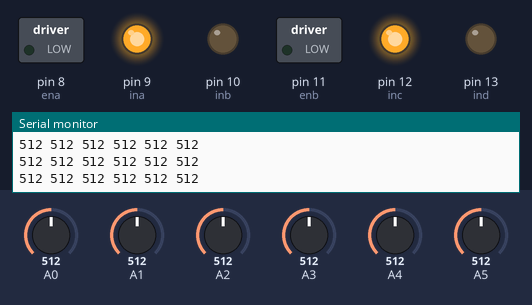
Bench run of a sketch on a simulated Arduino Uno, built with avr-gcc and run on an emulated ATmega328P. On the bench: switched loads named in the sketch (green lamp = pin HIGH), output pins drawn as LEDs (lit = HIGH), the last lines printed to the serial monitor. The test bench sets the inputs (shaded band); at power-on: A0 = 512, A3 = 512, A1 = 512, A2 = 512, A4 = 512, A5 = 512.

Above: at 1.2 s.
1.3 s: A0 set to 311
4.3 s: A0 set to 290
At 5.4 s:
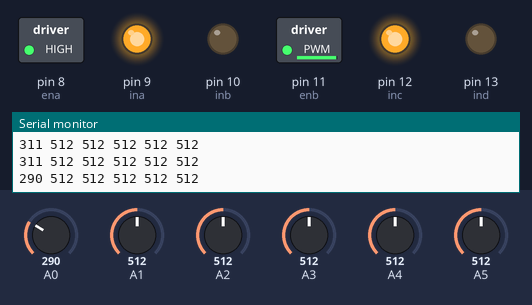
5.8 s: A3 set to 308
7.3 s: A3 set to 282
At 7.9 s:
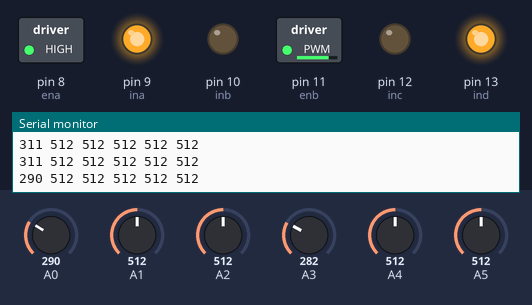
8.8 s: A3 set to 306
At 10.0 s:
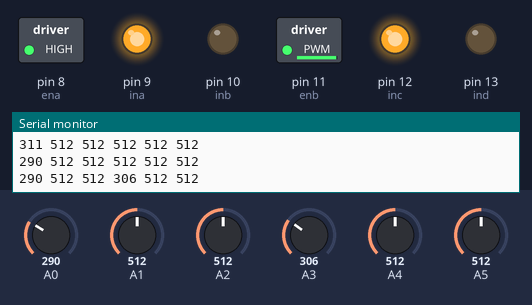
10.3 s: A3 set to 30
At 11.4 s:
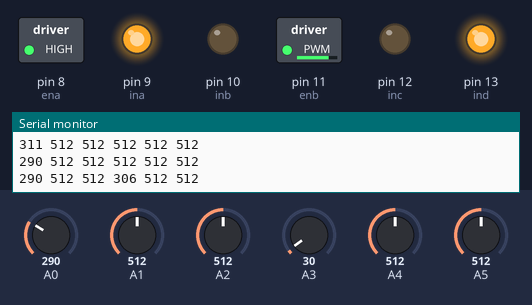
Timing chart, 0 to 12.8 s (numbered marks = the images above; inputs shaded):
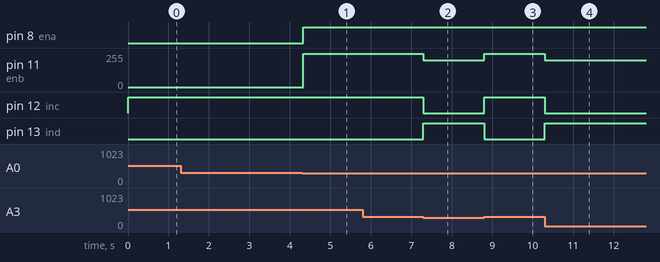

The sketch:

motor.ino
```cpp
int ena = 8, ina = 9, inb = 10;
int enb = 11, inc = 12, ind = 13;

//int ena = 10, ina = 9, inb =8 ;
//int enb = 7, inc = 6, ind = 5;
int s1_check, s2_check, s3_check, s4_check, s5_check, s6_check, avg = 300;


void setup() {
  // put your setup code here, to run once:

  Serial.begin(9600);

  pinMode(ena,OUTPUT);
  pinMode(ina,OUTPUT);
  pinMode(inb,OUTPUT);

  pinMode(enb,OUTPUT);
  pinMode(inc,OUTPUT);
  pinMode(ind,OUTPUT);

  motor_run(0,0);
}

void loop() {
 sensor_read();
  test_value();
 //For Straight Line-right
  if (s1_check == 0 && s2_check == 0 && s3_check == 1 && s4_check == 1 && s5_check == 0 && s6_check == 0)//only Straight
  {
    motor_run(250, 250);
   // delay(20);
  }
  else if (s1_check == 0 && s2_check == 0 && s3_check == 1 && s4_check == 0 && s5_check == 0 && s6_check == 0)
    motor_run(180, 250);//200,250


  //For Straight Line-Left

   else if (s1_check == 0 && s2_check == 0 && s3_check == 0 && s4_check == 1 && s5_check == 0 && s6_check == 0)
    motor_run(250, 180);//250,200


  //For Right-L Turn

   else if (s1_check == 1 && s2_check == 1 && s3_check == 1 && s4_check == 1 && s5_check == 0 && s6_check == 0)
  {
    sensor_read();
    while(s3_check==1)
    {
      motor_run(250,250);
      sensor_read();
    }
    sensor_read();
    while(s3_check!=1)
    {
      motor_run(-200,250);
      sensor_read();
    }
  }
   else if (s1_check == 1 && s2_check == 1 && s3_check == 1 && s4_check == 1 && s5_check == 1 && s6_check == 0)
  {
    sensor_read();
    while(s3_check==1)
    {
      motor_run(250,250);
      sensor_read();
    }
    sensor_read();
    while(s3_check!=1)
    {
      motor_run(-200,250);
      sensor_read();
    }
  }

  else if (s1_check == 1 && s2_check == 1 && s3_check == 1 && s4_check == 0 && s5_check == 0 && s6_check == 0)
  {
    sensor_read();
    while(s3_check==1)
    {
      motor_run(250,250);
      sensor_read();
    }
    sensor_read();
    while(s3_check!=1)
    {
      motor_run(-200,250);
      sensor_read();
    }
  }


  //For Left-L Turn

  else if (s1_check == 0 && s2_check == 0 && s3_check == 1 && s4_check == 1 && s5_check == 1 && s6_check == 1)
  {
    sensor_read();
    while(s4_check==1)
    {
      motor_run(250,250);
      sensor_read();
    }
    sensor_read();
    while(s4_check!=1)
    {
      motor_run(250,-200);
      sensor_read();
    }
  }

  else if (s1_check == 0 && s2_check == 1 && s3_check == 1 && s4_check == 1 && s5_check == 1 && s6_check == 1)
  {
    sensor_read();
    while(s4_check==1)
    {
      motor_run(250,250);
      sensor_read();
    }
    sensor_read();
    while(s4_check!=1)
    {
      motor_run(250,-200);
      sensor_read();
    }
  }

  else if (s1_check == 0 && s2_check == 0 && s3_check == 0 && s4_check == 1 && s5_check == 1 && s6_check == 1)
  {
    sensor_read();
    while(s4_check==1)
    {
      motor_run(250,250);
      sensor_read();
    }
    sensor_read();
    while(s4_check!=1)
    {
      motor_run(250,-200);
      sensor_read();
    }
  }


//   For Gap Line
  else if(s1_check == 0 && s2_check == 0 && s3_check == 0 && s4_check == 0 && s5_check == 0 && s6_check == 0)
  {
    motor_run(250,250);
    // delay(70);
  }


}
```

motor_run.ino
```cpp
void motor_run(int left, int right)
{
  if (left < 0)
  {
    digitalWrite(inb, HIGH);
    digitalWrite(ina, LOW);
    left = left * -1;
  }
  else
  {
    digitalWrite(inb, LOW);
    digitalWrite(ina, HIGH);
  }
  if (right < 0)
  {
    digitalWrite(inc, LOW);
    digitalWrite(ind, HIGH);
    right = right * -1;
  }
  else
  {
    digitalWrite(inc, HIGH);
    digitalWrite(ind, LOW);
  }
  analogWrite(ena, left);
  analogWrite(enb, right);
}
```

sensor_read.ino
```cpp
void sensor_read()
{

  int s1 = analogRead(A0);
  if (s1 >= avg)
  {
    s1_check = 1;
  }
  else
  {
    s1_check = 0;
  }
  int s2 = analogRead(A1);
  if (s2 >= avg)
  {
    s2_check = 1;
  }
  else
  {
    s2_check = 0;
  }
  int s3 = analogRead(A2);
  if (s3 >= avg)
  {
    s3_check = 1;
  }
  else
  {
    s3_check = 0;
  }
  int s4 = analogRead(A3);
  if (s4 >= avg)
  {
    s4_check = 1;
  }
  else
  {
    s4_check = 0;
  }
  int s5 = analogRead(A4);
  if (s5 >= avg)
  {
    s5_check = 1;
  }
  else
  {
    s5_check = 0;
  }
  int s6 = analogRead(A5);
  if (s6 >= avg)
  {
    s6_check = 1;
  }
  else
  {
    s6_check = 0;
  }

}

void test()
{
   sensor_read();
    Serial.print(s1_check);
   Serial.print(" ");
   Serial.print(s2_check);
   Serial.print(" ");
   Serial.print(s3_check);
   Serial.print(" ");
   Serial.print(s4_check);
   Serial.print(" ");
   Serial.print(s5_check);
   Serial.print(" ");
   Serial.println(s6_check);

}

void test_value()
{
  int s1 = analogRead(A0);
  int s2 = analogRead(A1);
  int s3 = analogRead(A2);
  int s4 = analogRead(A3);
  int s5 = analogRead(A4);
  int s6 = analogRead(A5);
  Serial.print(s1);
   Serial.print(" ");
   Serial.print(s2);
   Serial.print(" ");
   Serial.print(s3);
   Serial.print(" ");
   Serial.print(s4);
   Serial.print(" ");
   Serial.print(s5);
   Serial.print(" ");
   Serial.println(s6);


}
```

Measured:
- the behaviour switches between 300 and 299 on A0 (found by bisection; images 0 and 1)
- the behaviour switches between 300 and 299 on A3 (found by bisection; images 1 and 2)
- after the input at 4.3 s, pin 8 (ena): LOW → HIGH at once; pin 11 (enb): 0/255 → 250/255 at once
- after the input at 5.8 s, every drawn part: stays the same
- after the input at 7.3 s, pin 11 (enb): 250/255 → 200/255 at once; pin 12 (inc): HIGH → LOW at once; pin 13 (ind): LOW → HIGH at once
- after the input at 8.8 s, pin 11 (enb): 200/255 → 250/255 at once; pin 12 (inc): LOW → HIGH at once; pin 13 (ind): HIGH → LOW at once
- after the input at 10.3 s, pin 11 (enb): 250/255 → 200/255 at once; pin 12 (inc): HIGH → LOW at once; pin 13 (ind): LOW → HIGH at once
